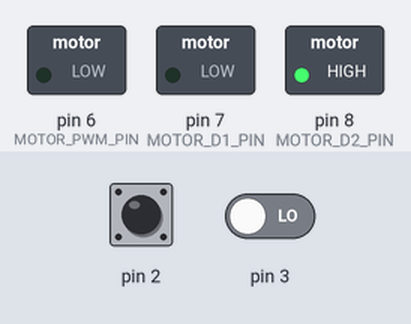
A sketch run on a simulated Arduino Uno, built with avr-gcc and run on an emulated ATmega328P. Shown: switched loads named in the sketch (green lamp = pin HIGH). Inputs (shaded band) come from the test bench; at power-on: pin 2 HIGH, pin 3 LOW. What the sketch prints to the serial monitor is not drawn.

Above: at 0.2 s.
Timing chart, 0 to 1.7 s (numbered marks = the images above):
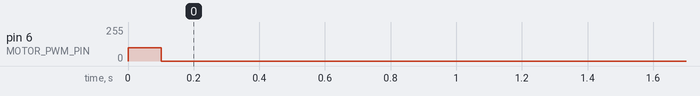

The sketch:

assignment_1_wk12.ino
```cpp
//Create speed controller and function receivenumber in range -100 to 100 for set the speed


#define MOTOR_D1_PIN 7
#define MOTOR_D2_PIN 8
#define MOTOR_PWM_PIN 6

volatile int count = 0, detector= 6,setRPM = 100, deltaTIME, deltaCOUNT, sumERROR, rateERROR, Kp, Ki, Kd ;
volatile int controlSPEED=100;
volatile float previousTIME=0, previousRPM=0,previousERROR=0,previousCOUNT=0;
volatile float currentTIME, currentRPM, currentERROR;
int timer1_counter;

ISR(TIMER1_OVF_vect)
{
  TCNT1 = timer1_counter;
  currentTIME = millis();
  deltaTIME = (currentTIME - previousTIME)/1000;

  deltaCOUNT = abs(count) - previousCOUNT;
  currentRPM = int((deltaCOUNT*60)/(229*deltaTIME));
  currentERROR = setRPM - currentRPM;

  sumERROR += currentERROR*deltaTIME;

  rateERROR = (currentERROR - previousERROR)/deltaTIME;

  controlSPEED = (Kp*currentERROR)+(Ki*sumERROR)+(Kd*rateERROR);

  previousCOUNT = count;
  previousERROR = currentERROR;
  previousTIME = currentTIME;
}

void speedMotor(int sped)
{
  if(sped>=0)    // CW
  {
    if(sped>255){
     sped = 255;
    }
    digitalWrite(MOTOR_D1_PIN,LOW);
    digitalWrite(MOTOR_D2_PIN,HIGH);
    analogWrite(MOTOR_PWM_PIN,sped);
  }
  else if(sped<0) // CCW
  {
    if(sped<-255){
     sped = -255;
    }
    digitalWrite(MOTOR_D1_PIN,HIGH);
    digitalWrite(MOTOR_D2_PIN,LOW);
    analogWrite(MOTOR_PWM_PIN,sped/-1);
  }
}

void CW()
{
  if(detector == 6)
  {
    count++;
  }
}
void CCW()
{
  if(detector == 4)
  {
    count--;
  }
}

void setup()
{
  //..... interrupt timer ..........
  noInterrupts();
  TCCR1A = 0;       //reset timer
  TCCR1B = 0;       //reset timer

  timer1_counter = 59286;
  TCNT1 = timer1_counter;
  TCCR1B |= (1 << CS12);
  TIMSK1 |= (1 << TOIE1);

  interrupts();
  //...............................

  pinMode(MOTOR_D1_PIN,OUTPUT);
  pinMode(MOTOR_D2_PIN,OUTPUT);
  pinMode(MOTOR_PWM_PIN,OUTPUT);

  pinMode(2, INPUT_PULLUP);
  Serial.begin(9600);
  attachInterrupt(digitalPinToInterrupt(2),CW, RISING);
  attachInterrupt(digitalPinToInterrupt(3),CCW, RISING);

  digitalWrite(MOTOR_D1_PIN,LOW);
  digitalWrite(MOTOR_D2_PIN,HIGH);
  analogWrite(MOTOR_PWM_PIN,255);
}

void loop()
{
  if(controlSPEED>=0){
    detector = 6;
  }
  else{
    detector = 4;
  }
  speedMotor(int(controlSPEED));
  Serial.println(count);
}
```

Measured:
- by itself, pin 6 (MOTOR_PWM_PIN): 0/255 → 100/255 at 0.00 s, → 0/255 0.10 s later
